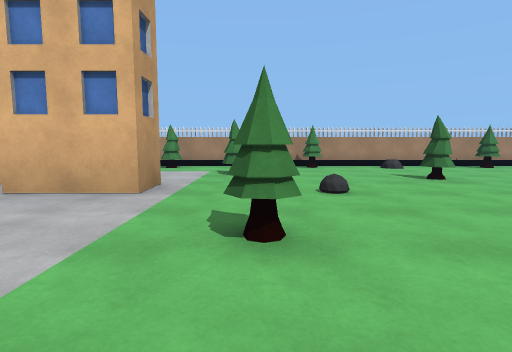
View 1 (above)

24 first-person views from a walk through a scene from a Unity 3-D project. The camera is 1.2 m above the floor, tilts 6° down and sees 80° across. The floor is counted in squares, 2 m on a side. Each view is taken from the middle of a square. On the plan, view 1 faces up. The plan holds only what a view shows up to about 9 squares ahead; the rest is blank. The place goes on beyond the plan. Some animated figures are not drawn.

View 2
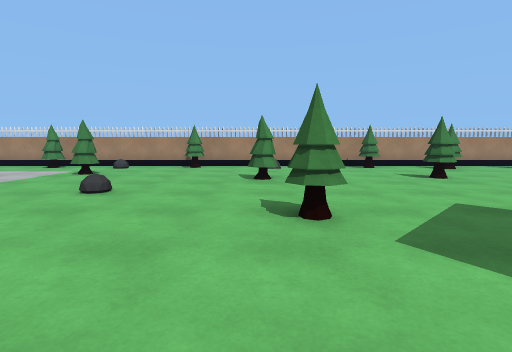

View 3
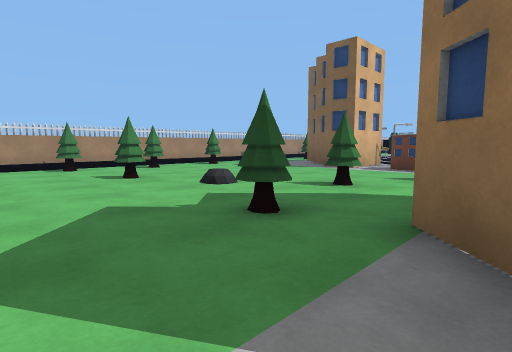

View 4
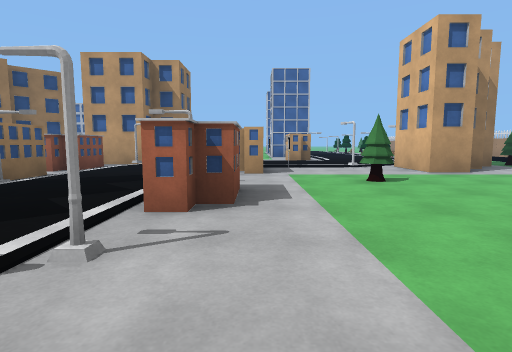

View 5
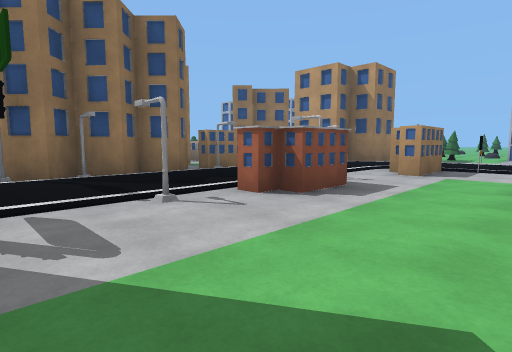

View 6
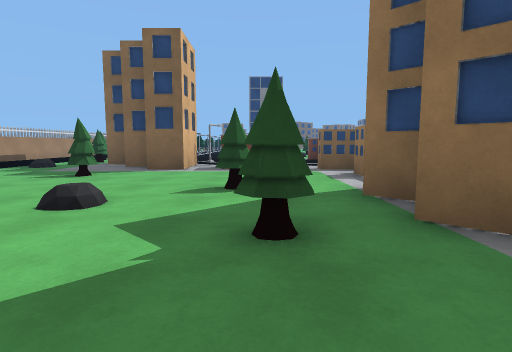

View 7
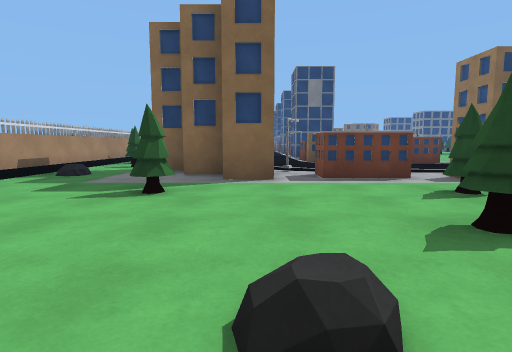

View 8
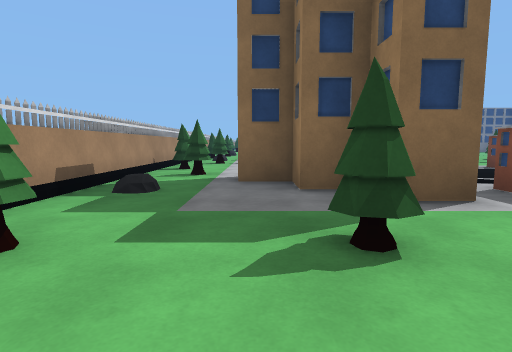

View 9
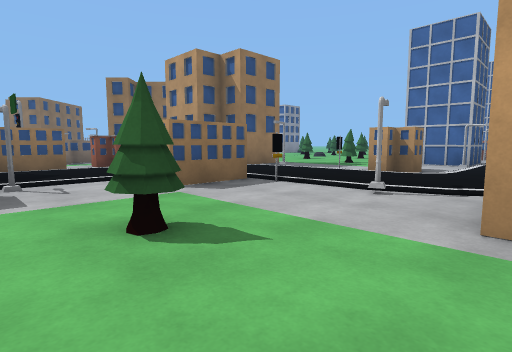

View 10
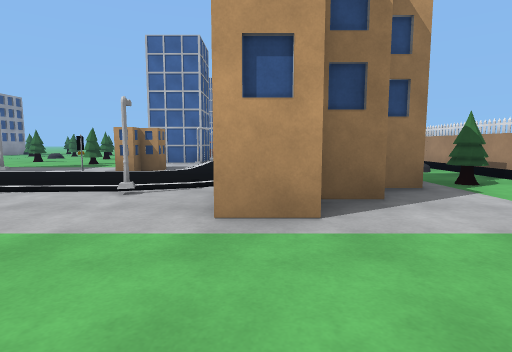

View 11
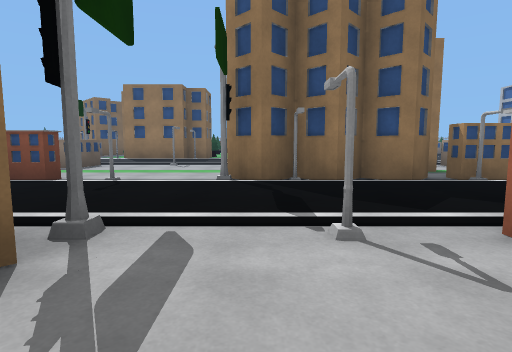

View 12
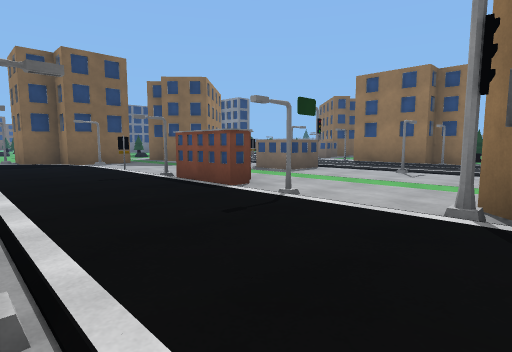

View 13
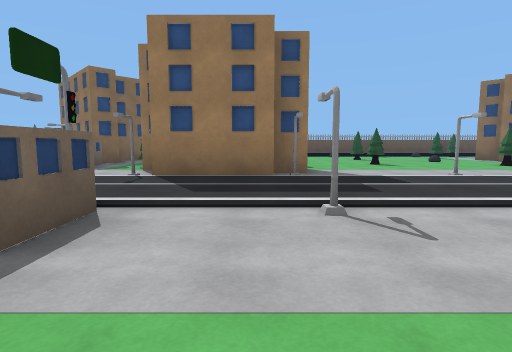

View 14
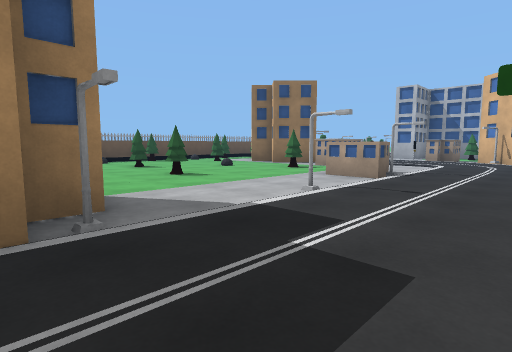

View 15
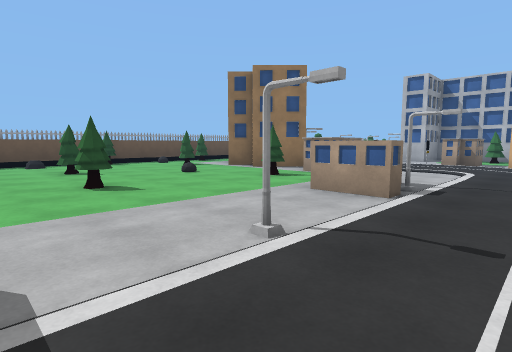

View 16
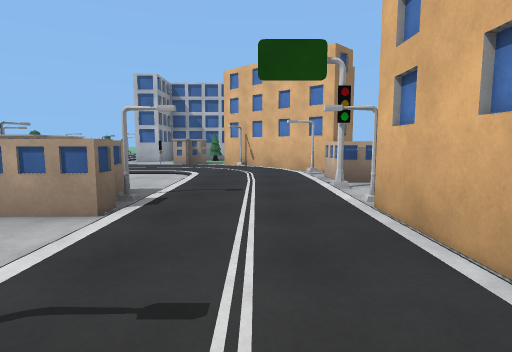

View 17
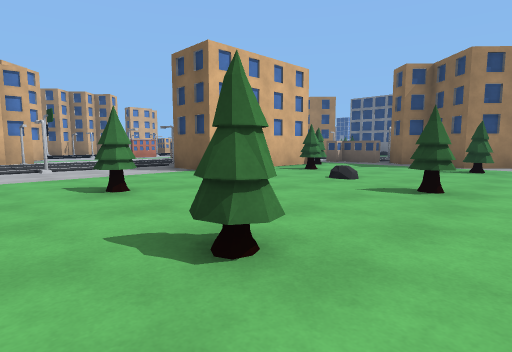

View 18
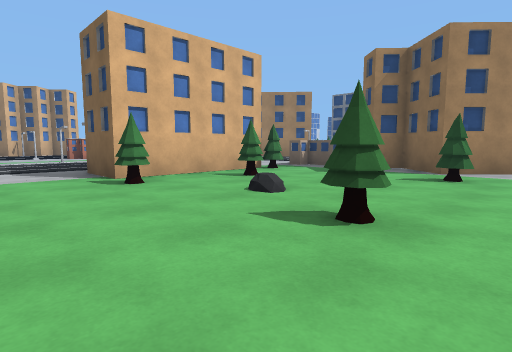

View 19
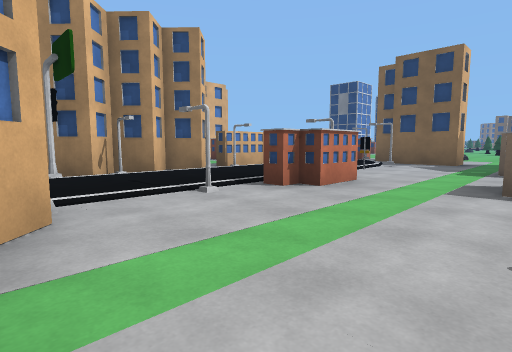

View 20
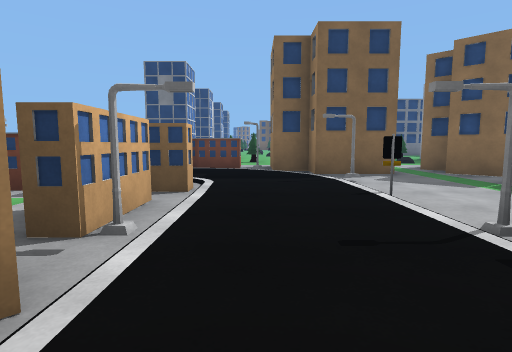

View 21
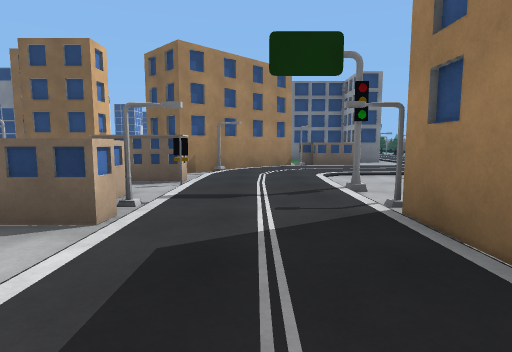

View 22
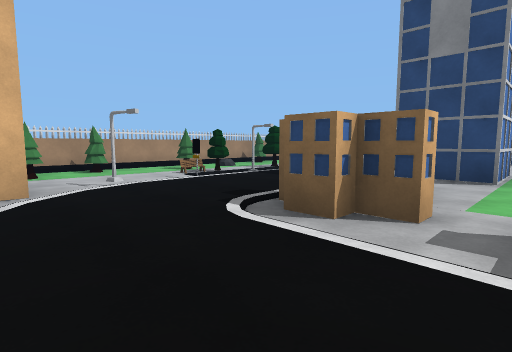

View 23
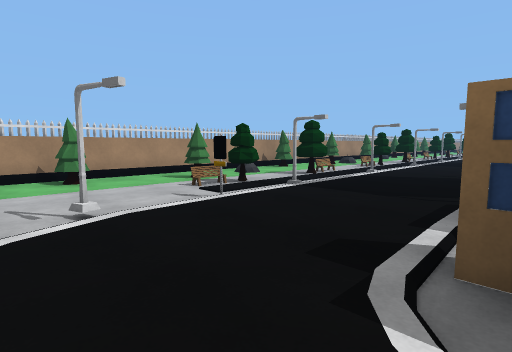

View 24
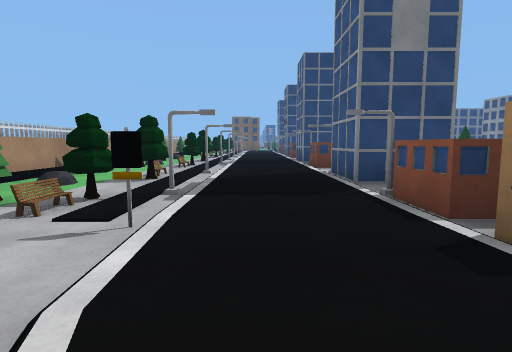

### Floor plan
Key: @ floor where view 1 was taken; # wall or solid block; x gap in a wall; . floor; / step, stairs or slope; ^ raised ledge.
Columns run from 10 left of view 1 to 23 right of it. Each row starts with its distance up from view 1.
  9    #############################
  8     ....#..#....#.x......#.....#.
  7      .#.................#..#......
  6       ##.#.............#...##.#/.#
  5        #.....#..#...#.##../////#//
  4       /##......../....#./.........
  3   ...../.....#.........#..........
  2 ##..//./..#.....#.#...#../#^^.# .^
  1  #  ##./................./# ..#
  0   ...x./#.@.....######/../x./
 -1   #.....///^^///####/#/...#
 -2   ......................#..
 -3      ##................/.##
 -4       ###x#####.#.##....##
 -5         ....  #.........#
 -6           .#  ............
 -7       ##^..###.....^^#####
 -8      ###/#//////#//////###
 -9      #/................./#
-10     x/.......#..#..#.....#
-11     ##....^^.....##......^
-12      /. ........#####x ../
-13         #x#.....#...#.^ ./
-14         .....#....#...#
-15         #.............#
-16           ...........##
-17            ..#..#...#.#
-18             ........

Where each view was taken, in squares from view 1:
view 1: 0 up, 0 right, facing up
view 2: 0 up, 3 right, facing up
view 3: 0 up, 4 right, facing up-right
view 4: 0 up, 5 right, facing left
view 5: 2 up, 5 right, facing down-left
view 6: 2 up, 4 right, facing right
view 7: 4 up, 6 right, facing right
view 8: 6 up, 8 right, facing right
view 9: 4 up, 1 right, facing down-left
view 10: 4 up, 1 right, facing left
view 11: 1 up, 4 right, facing down
view 12: 1 down, 4 right, facing down-right
view 13: 5 down, 7 right, facing down
view 14: 8 down, 7 right, facing down-left
view 15: 9 down, 5 right, facing down-left
view 16: 9 down, 4 right, facing left
view 17: 18 down, 2 right, facing up-right
view 18: 18 down, 4 right, facing up-right
view 19: 7 down, 4 right, facing up-right
view 20: 2 down, 7 right, facing right
view 21: 9 down, 6 right, facing right
view 22: 0 up, 13 right, facing up-right
view 23: 2 up, 14 right, facing up-right
view 24: 4 up, 14 right, facing right
